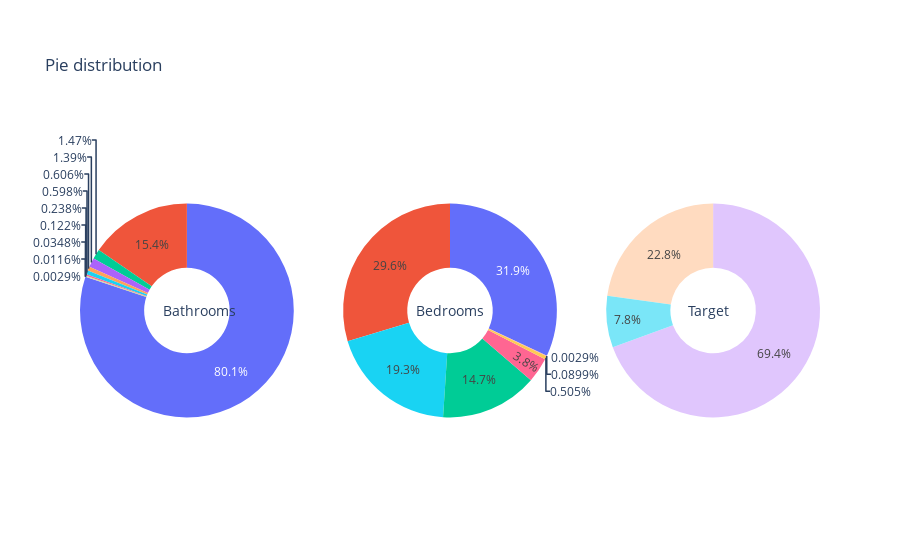

This figure's notebook cell:
### Markdown cell above
**Посмотрим на распределения некоторых фич**

### Code cell
fig = make_subplots(rows=1, cols=3, specs=[[{'type':'domain'}, {'type':'domain'}, {'type':'domain'},]])

fig.add_trace(go.Pie(values=df['bathrooms'].value_counts(), labels=df['bathrooms'].value_counts().index,  name="Bathrooms"), 1, 1)
fig.add_trace(go.Pie(values=df['bedrooms'].value_counts(), labels=df['bedrooms'].value_counts().index, name="Bedrooms"), 1, 2)
fig.add_trace(go.Pie(values=df['TARGET'].value_counts(), labels=df['TARGET'].value_counts().index, name="Popularity"), 1, 3)
fig.update_traces(hole=.4)
fig.update_layout(
    title_text="Pie distribution",

    annotations=[dict(text='Bathrooms', x=0.11, y=0.5, font_size=14, showarrow=False),
                 dict(text='Bedrooms', x=0.50, y=0.5, font_size=14, showarrow=False),
                 dict(text='Target', x=0.88, y=0.5, font_size=14, showarrow=False)],
    showlegend=False)
fig.show()

### Figure 1 — Plotly figure (JSON) as saved in the notebook; plotly's stock layout.template omitted (floating-point values rounded to 4 significant figures)
{"data": [{"domain": {"x": [0, 0.2889], "y": [0, 1]}, "hole": 0.4, "labels": [1, 2, 3, 1.5, 2.5, 0, 4, 3.5, 4.5, 5, 5.5], "name": "Bathrooms", "type": "pie", "values": [27605, 5317, 508, 480, 209, 206, 82, 42, 12, 4, 1]}, {"domain": {"x": [0.3556, 0.6444], "y": [0, 1]}, "hole": 0.4, "labels": [1, 2, 0, 3, 4, 5, 6, 8], "name": "Bedrooms", "type": "pie", "values": [11008, 10219, 6657, 5066, 1310, 174, 31, 1]}, {"domain": {"x": [0.7111, 1], "y": [0, 1]}, "hole": 0.4, "labels": ["low", "medium", "high"], "name": "Popularity", "type": "pie", "values": [23920, 7859, 2687]}], "layout": {"annotations": [{"font": {"size": 14}, "showarrow": false, "text": "Bathrooms", "x": 0.11, "y": 0.5}, {"font": {"size": 14}, "showarrow": false, "text": "Bedrooms", "x": 0.5, "y": 0.5}, {"font": {"size": 14}, "showarrow": false, "text": "Target", "x": 0.88, "y": 0.5}], "showlegend": false, "title": {"text": "Pie distribution"}}}
